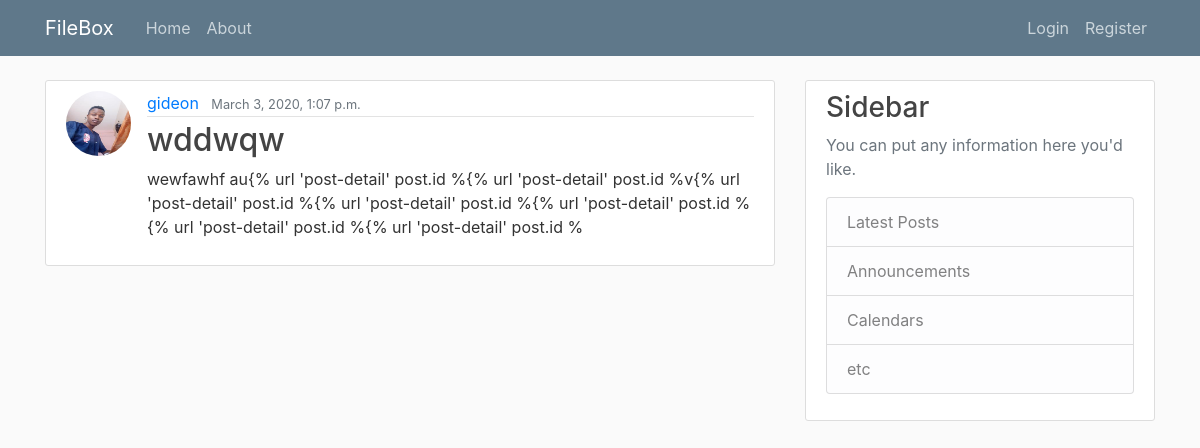
Screenshot of /post/15/ with the database file from the repository.
### blog/models.py (models this page shows, shortened)
class Post(models.Model):
    title=models.CharField(max_length=100)
    content=models.TextField()
    date_posted=models.DateTimeField(default=timezone.now)
    author=models.ForeignKey(User, on_delete=models.CASCADE)
    objects=models.Manager()

### users/models.py (models this page shows, shortened)
class Profile(models.Model):
    user = models.OneToOneField(User, on_delete=models.CASCADE)
    image = models.ImageField(default='default.jpg', upload_to='profile_pics')

### blog/views.py (the view)
# urls.py: path('post/<int:pk>/', PostDetailView.as_view(), name='post-detail'),
class PostDetailView(DetailView):
    model=Post

### blog/templates/blog/post_detail.html (shortened to what this page needs)
{% extends "blog/base.html" %}
{% block content %}
 <article class="media content-section">
        <img class="rounded-circle article-img" src="{{object.author.profile.image.url}}">
        <div class="media-body">
            <div class="article-metadata">
                <a class="mr-2" href="{% url 'user-posts' object.author.username %}">{{ object.author }}</a>
                <small class="text-muted">{{ object.date_posted }}</small>
            </div>
            <h2 class="article-title">{{ object.title }}</h2>
            <p class="article-content">{{ object.content }}</p>
        </div>
    </article>
{% endblock content %}

### blog/static/blog/main.css (style rules this page uses)
body { background: #fafafa; color: #333333; margin-top: 5rem; }
h1, h2, h3, h4, h5, h6 { color: #444444; }
.content-section { background: #ffffff; padding: 10px 20px; border: 1px solid #dddddd; border-radius: 3px; margin-bottom: 20px; }
.article-title { color: #444444; }
.article-content { white-space: pre-line; }
.article-img { height: 65px; width: 65px; margin-right: 16px; }
.article-metadata { padding-bottom: 1px; margin-bottom: 4px; border-bottom: 1px solid #e3e3e3 }

### rows the page displays
Post: author.profile.image (picture), author "gideon", date_posted "March 3, 2020, 1:07 p.m.", title "wddwqw", content "wewfawhf au{% url 'post-detail' post.id %{% url 'post-detail' post.id %v{% url 'post-detail' post.id %{% url 'post-detail' post.id %{% url 'post-detail' post.id %{% url 'post-detail' post.id %{% url 'post-detail' post.id %"
